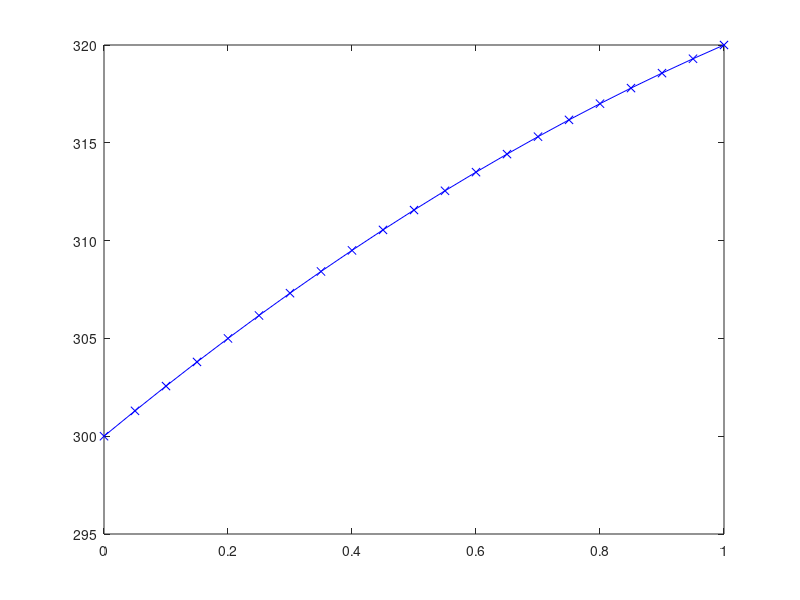

Recreate this plot in MATLAB.
clear all;close all;clc;
% Vars
L = 1;%m
k = 400;
Ta = 300;
Tb = 320;
S = 5000;
n = 21;
dx = L/(n-1);

x = linspace(0,L,n);
% T = zeros(1,n);
A = zeros(n,n);


b = S*dx*ones(n,1);
b(1) = Ta;
b(n) = Tb;
for i=2:n-1
    A(i,i) = 2*k/dx;
    A(i,i+1) = -k/dx;
    A(i, i-1) = -k/dx;
end
A(1,1) = 1;
A(n,n) = 1;

T = A\b;
T = reshape(T,1,n);

figure(1)
plot(x,T, 'b-x', 'DisplayName','T');